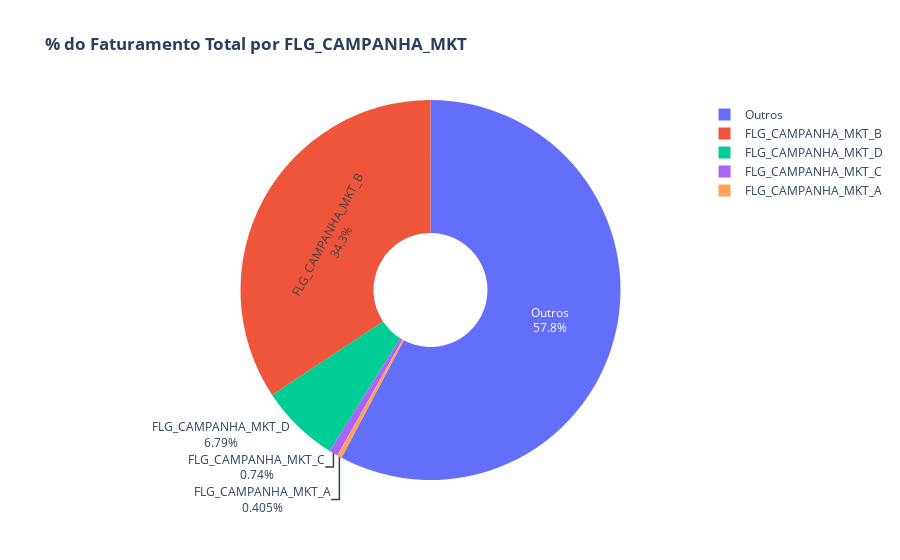

Notebook code cell kept with this figure:
### Markdown cell above
- Nesta etapa, analisamos o desempenho individual das campanhas considerando apenas registros com uma única campanha ativa, e a categoria "Outros" no gráfico representa os registros sem campanha ou com múltiplas campanhas simultâneas.

### Code cell
col = 'FLG_CAMPANHA_MKT'

# Explode campanhas ativas para uma linha por campanha (quando só 1 está ativa)
df_melt = df[df['NUM_CAMPANHAS_ATIVAS'] == 1].melt(
    id_vars=['VL_RECEITA_LIQUIDA'],
    value_vars=campanha_flags,
    var_name=col,
    value_name='Ativa'
)

# Filtra campanhas ativas
df_melt = df_melt[df_melt['Ativa'] == 1]

# Agrupa soma e mediana da receita por campanha
df_grouped = df_melt.groupby(col)['VL_RECEITA_LIQUIDA'].agg(Receita_Total='sum').reset_index()

# Calcula receita que não pertence a campanhas únicas
receita_outros = df['VL_RECEITA_LIQUIDA'].sum() - df_grouped['Receita_Total'].sum()

# Adiciona categoria "Outros"
df_grouped = pd.concat([
    df_grouped,
    pd.DataFrame({col: ['Outros'], 'Receita_Total': [receita_outros]})
], ignore_index=True)

# Gráfico de pizza com participação das campanhas
fig = go.Figure(data=[go.Pie(
    labels=df_grouped[col],
    values=df_grouped['Receita_Total'],
    hole=.3,
    textinfo='label+percent'
)])

fig.update_layout(title_text=f"<b>% do Faturamento Total por {col}</b>")
fig.show()

### Figure 1 — Plotly figure (JSON) as saved in the notebook; plotly's stock layout.template omitted (floating-point values rounded to 4 significant figures)
{"data": [{"hole": 0.3, "labels": ["FLG_CAMPANHA_MKT_A", "FLG_CAMPANHA_MKT_B", "FLG_CAMPANHA_MKT_C", "FLG_CAMPANHA_MKT_D", "Outros"], "textinfo": "label+percent", "type": "pie", "values": [394800000.0, 33430000000.0, 721200000.0, 6611000000.0, 56280000000.0]}], "layout": {"title": {"text": "<b>% do Faturamento Total por FLG_CAMPANHA_MKT</b>"}}}
